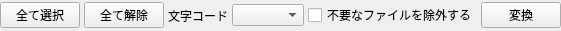
<?xml version="1.0" encoding="UTF-8"?>
<ui version="4.0">
 <class>UICommandBar</class>
 <widget class="QWidget" name="UICommandBar">
  <property name="geometry">
   <rect>
    <x>0</x>
    <y>0</y>
    <width>486</width>
    <height>31</height>
   </rect>
  </property>
  <property name="minimumSize">
   <size>
    <width>0</width>
    <height>0</height>
   </size>
  </property>
  <property name="maximumSize">
   <size>
    <width>16777215</width>
    <height>16777215</height>
   </size>
  </property>
  <property name="windowTitle">
   <string>Form</string>
  </property>
  <layout class="QHBoxLayout" name="horizontalLayout">
   <property name="spacing">
    <number>4</number>
   </property>
   <property name="leftMargin">
    <number>0</number>
   </property>
   <property name="topMargin">
    <number>0</number>
   </property>
   <property name="rightMargin">
    <number>0</number>
   </property>
   <property name="bottomMargin">
    <number>0</number>
   </property>
   <item>
    <widget class="QPushButton" name="button_all">
     <property name="text">
      <string>全て選択</string>
     </property>
    </widget>
   </item>
   <item>
    <widget class="QPushButton" name="button_uncheck">
     <property name="text">
      <string>全て解除</string>
     </property>
    </widget>
   </item>
   <item>
    <spacer name="horizontalSpacer">
     <property name="orientation">
      <enum>Qt::Horizontal</enum>
     </property>
     <property name="sizeHint" stdset="0">
      <size>
       <width>40</width>
       <height>20</height>
      </size>
     </property>
    </spacer>
   </item>
   <item>
    <widget class="QLabel" name="label">
     <property name="text">
      <string>文字コード</string>
     </property>
    </widget>
   </item>
   <item>
    <widget class="QComboBox" name="comboBox">
     <property name="layoutDirection">
      <enum>Qt::LeftToRight</enum>
     </property>
    </widget>
   </item>
   <item>
    <widget class="QCheckBox" name="checkBox">
     <property name="text">
      <string>不要なファイルを除外する</string>
     </property>
    </widget>
   </item>
   <item>
    <widget class="QPushButton" name="button_convert">
     <property name="text">
      <string>変換</string>
     </property>
    </widget>
   </item>
  </layout>
 </widget>
 <resources/>
 <connections/>
</ui>
